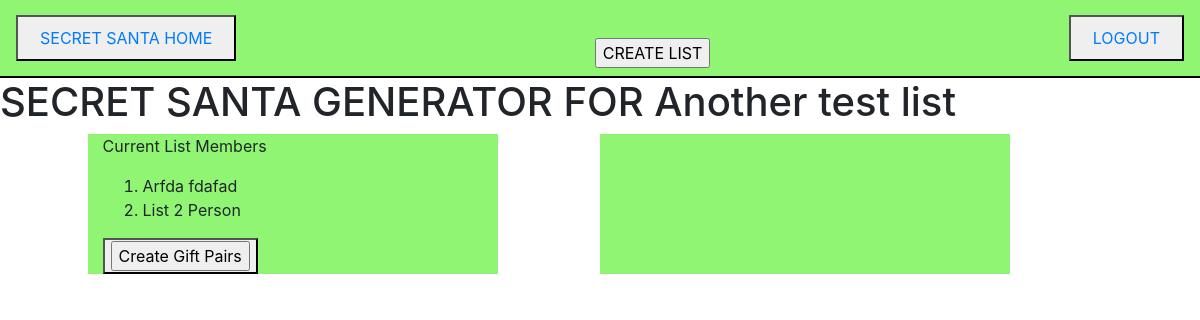
The app's page /secret_santa/gift_pairs/5833f497-c196-4918-8c9a-2fed5553ee05/, older data.
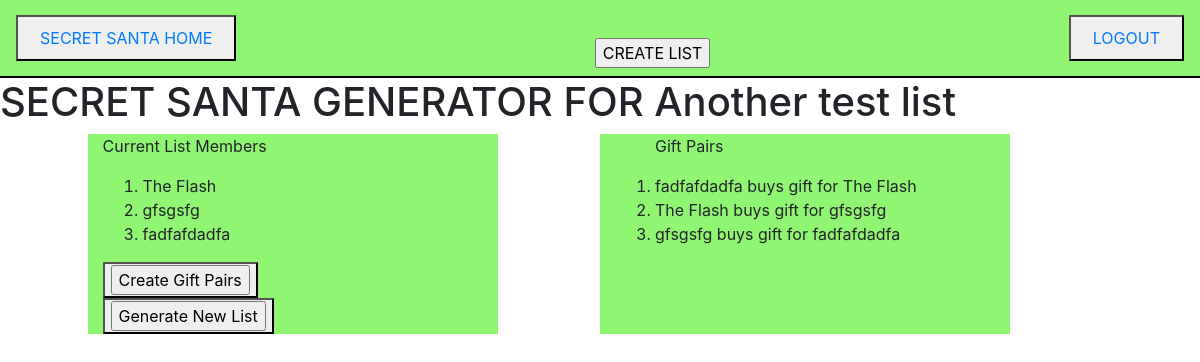
The same page, newer data.
### secret_santa/models.py (models this page shows, shortened)
class Member(BaseModel):
    member_list = models.ForeignKey(List, on_delete=models.CASCADE)
    full_name = models.CharField(max_length=100, validators = [MinLengthValidator(3)])
    email = models.CharField( max_length=200, default='unknown', validators = [EmailValidator])
    telephone = models.CharField(max_length=10, default='9999999999', validators = [MinLengthValidator(10)])

class GiftPair(BaseModel):
    gift_pair_original_list = models.ForeignKey(List, on_delete=models.CASCADE)
    santa = models.CharField(max_length=100, validators = [ MinLengthValidator(10)])
    gift_receiver = models.ForeignKey( Member, on_delete=models.CASCADE)

### secret_santa/views.py (the view, shortened to what this page needs)
# urls.py: path('gift_pairs/<uuid:pk>/', GiftPairsView.as_view(), name='gift_pairs'),
class GiftPairsView(View):
    def get(self, request, pk):
        original_list = List.objects.get(id=pk)
        return render(request, "secret_santa/secret_santa_list.html", {"original_list":original_list})

### secret_santa/templates/secret_santa/secret_santa_list.html (shortened to what this page needs)
{% extends 'santa_layout.html' %}
{% load static %}
{% block body %}
    <h1> SECRET SANTA GENERATOR FOR  {{ original_list.list_name }} </h1>
    <div class="row">
        <div class="col-sm-1"></div>
        <div class="col-sm-4" id="green">
            <p>
                Current List Members
            </p>
            <ol>
                {% for member in original_list.member_set.all %}
                <li> {{ member.full_name  }}</li>
                {% endfor %}
            </ol>
            <form action="{% url 'secret_santa:gift_pairs' original_list.id %}" method="POST">
                <button>
                    <input type="submit" value="Create Gift Pairs">
                </button>
            </form>
            {% if original_list.giftpair_set.all.count > 0 %}
            <form action="{% url 'secret_santa:gift_pairs' original_list.id %}" method="POST">
                <button>
                    <input type="submit" value="Generate New List">
                </button>
            </form>
            {% endif %}
        </div>
        <div class="col-sm-1"></div>
        <div class="col-sm-4" id="green">
            {% if original_list.giftpair_set.all.count > 0 %}
            <ol>
                <p>Gift Pairs </p>
                {% for pair in original_list.giftpair_set.all %}
                <li>
                    {{ pair.santa }} buys gift for {{ pair.gift_receiver.full_name }}
                </li>
                {% endfor %}
            </ol>
            {% endif %}
        </div>
    </div>
{% endblock %}

Row changes from the older to the newer data that the page shows:
removed Member: full_name "Arfda fdafad"
changed Member: full_name "List 2 Person" → "The Flash"
added Member: full_name "gfsgsfg"
added Member: full_name "fadfafdadfa"
added GiftPair: santa "fadfafdadfa", gift_receiver.full_name "The Flash"
added GiftPair: santa "The Flash", gift_receiver.full_name "gfsgsfg"
added GiftPair: santa "gfsgsfg", gift_receiver.full_name "fadfafdadfa"
Text that changed along with them:
form field value: (not shown) → "Generate New List"
text now shown: "Gift Pairs"
